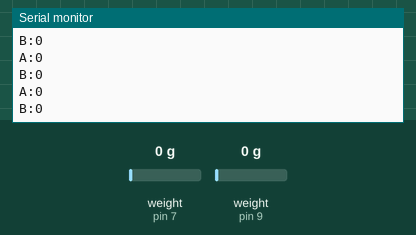
Recording of a sketch running on a simulated Arduino Uno, built with avr-gcc and run on an emulated ATmega328P. Shown: the last lines printed to the serial monitor. Inputs (shaded band) come from the test bench; at power-on: weight on the scale (sensors on pin 7, pin 9) 0 g.

Above: at 3.2 s.
3.3 s: weight on the scale (sensor on pin 7) set to 100 g
At 3.56 s:
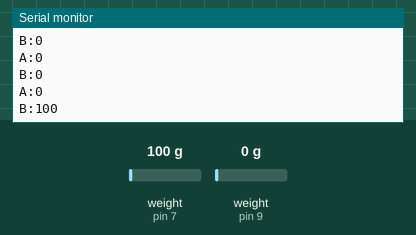
4.8 s: weight on the scale (sensor on pin 9) set to 100 g
At 5.06 s:
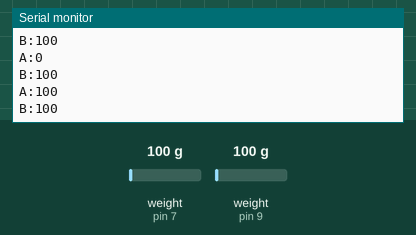
6.3 s: weight on the scale (sensor on pin 7) set to 1250 g
At 6.41 s:
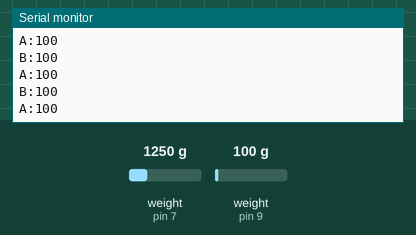
7.8 s: weight on the scale (sensor on pin 9) set to 1250 g
At 8.07 s:
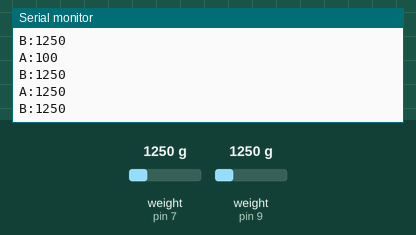
Timing chart, 0 to 10.3 s (numbered marks = the images above; inputs shaded):
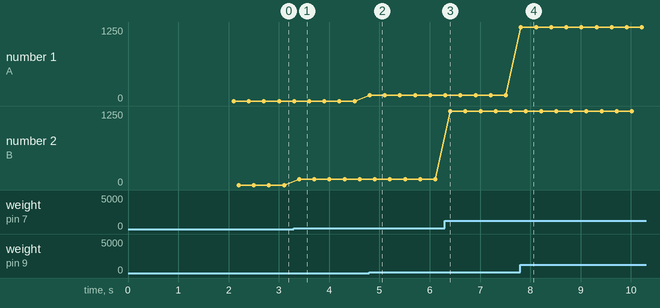

The sketch:

HX711.ino
```cpp
#include "HX711.h"

// HX711 circuit wiring
const int LOADCELL_1_DAT = 9;
const int LOADCELL_1_CLK = 8;
const int LOADCELL_2_DAT = 7;
const int LOADCELL_2_CLK = 6;
//const int LOADCELL_3_DAT = 5;
//const int LOADCELL_3_CLK = 4;

HX711 scale1;
HX711 scale2;
// HX711 scale3;

void setup() {
  Serial.begin(9600);

  scale1.begin(LOADCELL_1_DAT, LOADCELL_1_CLK);
  scale1.set_scale(386.3);
  scale1.tare();
  scale2.begin(LOADCELL_2_DAT, LOADCELL_2_CLK);
  scale2.set_scale(386.3);
  scale2.tare();
/*
  scale3.begin(LOADCELL_3_DAT, LOADCELL_3_CLK);
  scale3.set_scale(386.3);
  scale3.tare();
*/
}

char data[100];

void loop() {
  if (scale1.is_ready()) {
    long reading1 = scale1.get_units();
    sprintf(data, "A:%d\n", reading1);
    Serial.print(data);
  }
  if (scale2.is_ready()) {
    long reading2 = scale2.get_units();
    sprintf(data, "B:%d \n",  reading2);
    Serial.print(data);
  }
/*
  if (scale3.is_ready()) {
    long reading3 = scale3.get_units();
    sprintf(data, "C:%d\n",  reading3);
    Serial.print(data);
  }
*/
  delay(100);
}
```

Measured:
- after the input at 3.3 s, the serial monitor: prints a new line after 0.10 s (image 1)
- after the input at 4.8 s, the serial monitor: prints a new line at once (image 2)
- after the input at 7.8 s, the serial monitor: prints a new line at once (image 4)
- plotted number 2: 0 → 100 after the input at 3.3 s, 100 → 1250 after the input at 6.3 s
